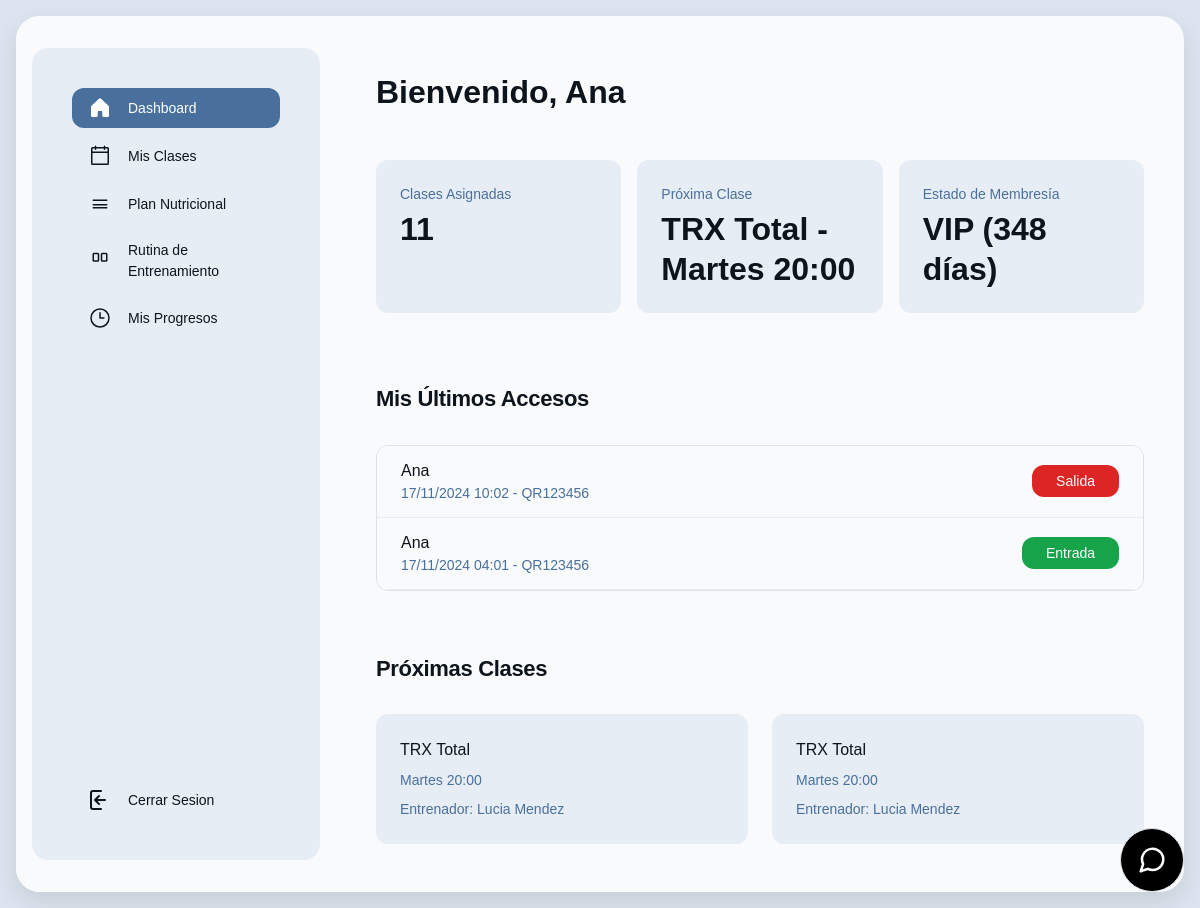
The app's page /index.php (signed in) with its own data.
### tables this page shows
CREATE TABLE `usuarios` (
  `id_usuario` int(11) NOT NULL,
  `nombre` varchar(100) DEFAULT NULL,
  `email` varchar(100) DEFAULT NULL,
  `passwd` varchar(255) DEFAULT NULL,
  `fecha_registro` date DEFAULT curdate(),
  `tipo` enum('cliente','admin') DEFAULT 'cliente'
);

CREATE TABLE `clases` (
  `id` int(11) NOT NULL,
  `nombre` varchar(100) DEFAULT NULL,
  `descripcion` text DEFAULT NULL,
  `entrenador_id` int(11) DEFAULT NULL
);

CREATE TABLE `horarios` (
  `id` int(11) NOT NULL,
  `clase_id` int(11) DEFAULT NULL,
  `dia_semana` enum('Lunes','Martes','Miercoles','Jueves','Viernes','Sabado','Domingo') DEFAULT NULL,
  `hora_inicio` time DEFAULT NULL,
  `hora_fin` time DEFAULT NULL
);

CREATE TABLE `membresias` (
  `id` int(11) NOT NULL,
  `nombre` varchar(100) DEFAULT NULL,
  `precio` decimal(10,2) DEFAULT NULL,
  `duracion_dias` int(11) DEFAULT NULL
);

CREATE TABLE `usuarios_membresias` (
  `id` int(11) NOT NULL,
  `usuario_id` int(11) DEFAULT NULL,
  `membresia_id` int(11) DEFAULT NULL,
  `fecha_inicio` date DEFAULT NULL,
  `fecha_fin` date DEFAULT NULL
);

CREATE TABLE `registro_accesos` (
  `id` int(11) NOT NULL,
  `usuario_id` int(11) DEFAULT NULL,
  `fecha` datetime DEFAULT NULL,
  `tipo` enum('entrada','salida') DEFAULT NULL,
  `codigo_qr` varchar(255) DEFAULT NULL
);

CREATE TABLE `entrenadores` (
  `id` int(11) NOT NULL,
  `nombre` varchar(100) DEFAULT NULL,
  `especialidad` varchar(100) DEFAULT NULL,
  `telefono` varchar(15) DEFAULT NULL,
  `email` varchar(100) DEFAULT NULL
);

### view/dashboard_user.php (the view, shortened to what the rows shown need)
<!DOCTYPE html>
<html>
  <head>
    <link rel="stylesheet" href="https://cdnjs.cloudflare.com/ajax/libs/font-awesome/4.7.0/css/font-awesome.min.css">
    <script src="https://cdn.tailwindcss.com?plugins=forms,container-queries"></script>
  </head>
  <body>
    <div class="main-card">
      <div class="main-content">
        <div class="sidebar-container">
          <div class="sidebar-inner">
            <div class="flex h-full min-h-[700px] flex-col justify-between p-4">
              <div class="flex flex-col gap-4">
                <div class="flex flex-col gap-2">
                  <div class="flex items-center gap-3 px-3 py-2 rounded-xl bg-[#49709c]">
                    <div class="text-white" data-icon="House" data-size="24px" data-weight="fill">
                    </div>
                    <a class="text-white text-sm font-medium leading-normal" href="index.php?controlador=home&action=home">Dashboard</a>
                  </div>
                  <div class="flex items-center gap-3 px-3 py-2">
                    <div class="text-[#0d141c]" data-icon="Calendar" data-size="24px" data-weight="regular">
                    </div>
                    <a class="text-[#0d141c] text-sm font-medium leading-normal" href="index.php?controlador=classShedule&action=home">Mis Clases</a>
                  </div>
                  <div class="flex items-center gap-3 px-3 py-2">
                    <div class="text-[#0d141c]" data-icon="Apple" data-size="24px" data-weight="regular">
                      <svg xmlns="http://www.w3.org/2000/svg" width="24px" height="24px" fill="currentColor" viewBox="0 0 256 256">
                        <path d="M208,88a8,8,0,0,0-8-8H56a8,8,0,0,0,0,16H200A8,8,0,0,0,208,88Zm-8,72H56a8,8,0,0,0,0,16H200a8,8,0,0,0,0-16Zm0-32H56a8,8,0,0,0,0,16H200a8,8,0,0,0,0-16Z"></path>
                      </svg>
                    </div>
                    <a class="text-[#0d141c] text-sm font-medium leading-normal" href="index.php?controlador=nutricionPlan&action=home">Plan Nutricional</a>
                  </div>
                  <div class="flex items-center gap-3 px-3 py-2">
                    <div class="text-[#0d141c]" data-icon="Dumbbell" data-size="24px" data-weight="regular">
                    </div>
                    <a class="text-[#0d141c] text-sm font-medium leading-normal" href="index.php?controlador=rutina&action=home">Rutina de Entrenamiento</a>
                  </div>
                  <div class="flex items-center gap-3 px-3 py-2">
                    <div class="text-[#0d141c]" data-icon="Chart" data-size="24px" data-weight="regular">
                      <svg xmlns="http://www.w3.org/2000/svg" width="24px" height="24px" fill="currentColor" viewBox="0 0 256 256">
                        <path d="M128,24A104,104,0,1,0,232,128,104.11,104.11,0,0,0,128,24Zm0,192a88,88,0,1,1,88-88A88.1,88.1,0,0,1,128,216Zm48-88a8,8,0,0,1-8,8H128a8,8,0,0,1-8-8V72a8,8,0,0,1,16,0v48h40A8,8,0,0,1,176,128Z"></path>
                      </svg>
                    </div>
                    <a class="text-[#0d141c] text-sm font-medium leading-normal" href="index.php?controlador=progreso&action=home">Mis Progresos</a>
                  </div>
                </div>
              </div>
              <div class="flex flex-col gap-4">
                <div class="flex flex-col gap-1">
                  <div class="flex items-center gap-3 px-3 py-2">
                    <div class="text-[#0d141c]" data-icon="Question" data-size="24px" data-weight="regular">
                      <svg xmlns="http://www.w3.org/2000/svg" viewBox="0 0 24 24" width="24" height="24" fill="none" stroke="#0d141c" stroke-width="2" stroke-linecap="round" stroke-linejoin="round">
                        <path d="M13 3H5a2 2 0 0 0-2 2v14a2 2 0 0 0 2 2h8" />
                        <path d="M7 12h10M7 12l4-4M7 12l4 4" />
                      </svg>
                    </div>
                    <a class="text-[#0d141c] text-sm font-medium leading-normal" href="index.php?controlador=miembros&action=desconectar">Cerrar Sesion</a>
                  </div>
                </div>
              </div>
            </div>
          </div>
        </div>
        <div class="content-container">
          <div class="flex flex-wrap justify-between gap-3 p-4">
            <p class="text-[#0d141c] tracking-light text-[32px] font-bold leading-tight min-w-72">Bienvenido, <?php echo htmlspecialchars($_SESSION["nombre"]); ?></p>
          </div>
          <div class="flex flex-wrap gap-3 p-4">
            <div class="flex min-w-[200px] flex-1 flex-col gap-1 rounded-xl bg-[#e7edf4] p-4">
              <p class="text-[#49709c] text-sm font-medium leading-normal">Clases Asignadas</p>
              <p class="text-[#0d141c] text-[32px] font-bold leading-tight"><?php echo $clasesAsignadas; ?></p>
            </div>
            <div class="flex min-w-[200px] flex-1 flex-col gap-1 rounded-xl bg-[#e7edf4] p-4">
              <p class="text-[#49709c] text-sm font-medium leading-normal">Próxima Clase</p>
              <p class="text-[#0d141c] text-[32px] font-bold leading-tight"><?php echo $proximaClase; ?></p>
            </div>
            <div class="flex min-w-[200px] flex-1 flex-col gap-1 rounded-xl bg-[#e7edf4] p-4">
              <p class="text-[#49709c] text-sm font-medium leading-normal">Estado de Membresía</p>
              <p class="text-[#0d141c] text-[32px] font-bold leading-tight"><?php echo $estadoMembresia; ?></p>
            </div>
          </div>
          <h2 class="text-[#0d141c] text-[22px] font-bold leading-tight tracking-[-0.015em] px-4 pb-3 pt-5">Mis Últimos Accesos</h2>
          <div class="px-4 py-3">
            <div class="flex flex-col overflow-hidden rounded-xl border border-[#49709c] bg-[#f8fafc]">
              <?php foreach ($ultimosAccesos as $acceso): ?>
              <div class="flex items-center gap-4 bg-[#f8fafc] px-4 min-h-[72px] py-2 justify-between border-b border-[#e7edf4] w-full">
                <div class="flex flex-col justify-center">
                  <p class="text-[#0d141c] text-base font-medium leading-normal line-clamp-1"><?php echo htmlspecialchars($acceso['nombre']); ?></p>
                  <p class="text-[#49709c] text-sm font-normal leading-normal line-clamp-2">
                    <?php
                    $fecha = new DateTime($acceso['fecha']);
                    echo $fecha->format('d/m/Y H:i') . ' - ' .
                         ($acceso['codigo_qr']);
                    ?>
                  </p>
                </div>
                <div class="shrink-0">
                  <span class="flex min-w-[84px] max-w-[480px] items-center justify-center overflow-hidden rounded-xl h-8 px-4 <?php echo $acceso['tipo'] == 'entrada' ? 'bg-green-600' : 'bg-red-600'; ?> text-white text-sm font-medium leading-normal w-fit">
                    <?php echo $acceso['tipo'] == 'entrada' ? 'Entrada' : 'Salida'; ?>
                  </span>
                </div>
              </div>
              <?php endforeach; ?>
            </div>
          </div>
          <h2 class="text-[#0d141c] text-[22px] font-bold leading-tight tracking-[-0.015em] px-4 pb-3 pt-5">Próximas Clases</h2>
          <div class="flex flex-wrap gap-4 px-4 py-3">
            <?php foreach ($proximasClases as $clase): ?>
            <div class="flex min-w-[300px] flex-1 flex-col gap-2 rounded-xl bg-[#e7edf4] p-4">
              <p class="text-[#0d141c] text-base font-medium leading-normal"><?php echo htmlspecialchars($clase['nombre']); ?></p>
              <p class="text-[#49709c] text-sm font-normal leading-normal">
                <?php echo htmlspecialchars($clase['fecha']); ?>
              </p>
              <p class="text-[#49709c] text-sm font-normal leading-normal">
                Entrenador: <?php echo htmlspecialchars($clase['entrenador']); ?>
              </p>
            </div>
            <?php endforeach; ?>
          </div>
        </div>
      </div>
    </div>
<button
  class="fixed bottom-4 right-4 inline-flex items-center justify-center text-sm font-medium disabled:pointer-events-none disabled:opacity-50 border rounded-full w-16 h-16 bg-black hover:bg-gray-700 m-0 cursor-pointer border-gray-200 bg-none p-0 normal-case leading-5 hover:text-gray-900"
  type="button" aria-haspopup="dialog" aria-expanded="false" data-state="closed" id="chatToggle">
  <svg xmlns="http://www.w3.org/2000/svg" width="30" height="40" viewBox="0 0 24 24" fill="none" stroke="currentColor" stroke-width="2" stroke-linecap="round" stroke-linejoin="round" class="text-white block border-gray-200 align-middle">
    <path d="m3 21 1.9-5.7a8.5 8.5 0 1 1 3.8 3.8z" class="border-gray-200">
    </path>
  </svg>
</button>
  </body>
</html>

### records on screen
usuarios: id_usuario.hora_inicio "TRX Total - Martes 20:00", id_usuario.fecha_fin "VIP (348 días)"
registro_accesos: usuario.nombre "Ana", fecha "17/11/2024 10:02", codigo_qr "QR123456", tipo "Salida"
registro_accesos: usuario.nombre "Ana", fecha "17/11/2024 04:01", codigo_qr "QR123456", tipo "Entrada"
clases: nombre "TRX Total", fecha "Martes 20:00", entrenador.nombre "Lucia Mendez"

### other values on screen
$_SESSION["nombre"] "Ana"
$clasesAsignadas "11"
